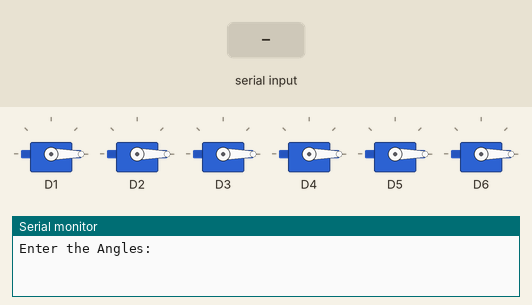
A sketch run on a simulated ESP8266 (NodeMCU). On the bench: 6 × servo, the last lines printed to the serial monitor. Inputs (shaded band) come from the test bench.

Above: at 1.2 s.
1.3 s: "90,45,200\n" received over Serial
At 1.8 s:
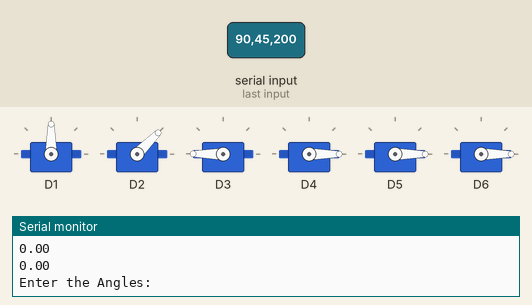
2.8 s: "30,150\n" received over Serial
At 4.0 s:
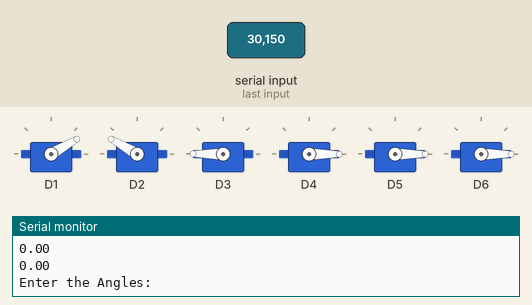
4.3 s: "30,150,10\n" received over Serial
At 5.3 s:
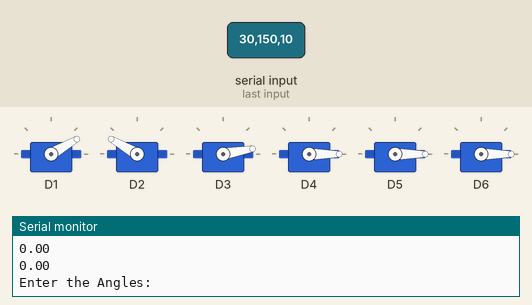
5.8 s: "90,45\n" received over Serial
At 6.4 s:
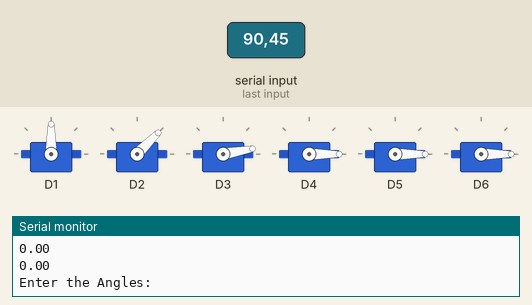
7.3 s: "0\n" received over Serial
At 7.6 s:
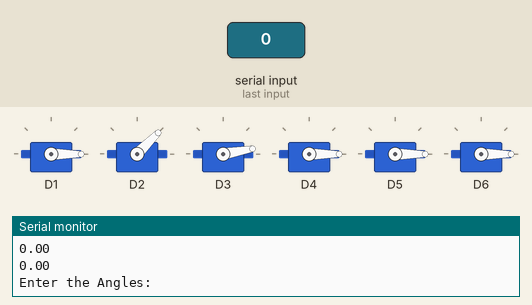
8.8 s: "200\n" received over Serial
At 9.9 s:
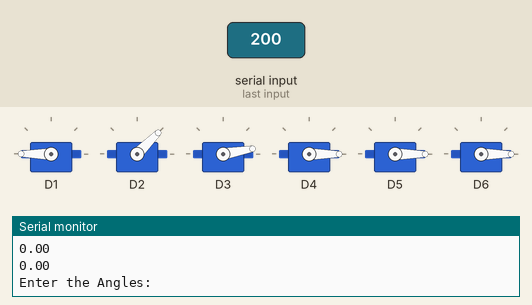
Timing chart, 0 to 11.3 s (numbered marks = the images above; inputs shaded):
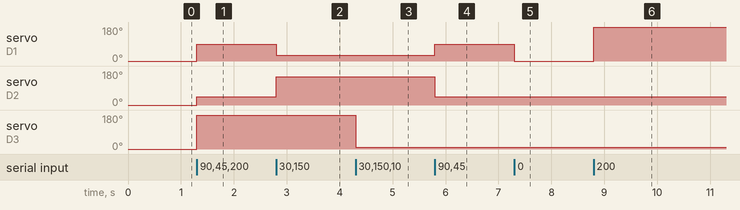

Measured:
- after the input at 1.3 s, servo on D1: 0° → 90° at once; servo on D2: 0° → 45° at once; servo on D3: 0° → 180° at once
- after the input at 2.8 s, servo on D1: 90° → 30° at once; servo on D2: 45° → 150° at once
- after the input at 4.3 s, servo on D3: 180° → 10° at once
- after the input at 5.8 s, servo on D1: 30° → 90° at once; servo on D2: 150° → 45° at once
- after the input at 7.3 s, servo on D1: 90° → 0° at once
- after the input at 8.8 s, servo on D1: 0° → 180° at once

The sketch:

robotic_arm.ino
```cpp
#include <Servo.h>

Servo s1[6];

float angle[6];
String str;


void setup() {
  s1[0].attach(D1);
  s1[1].attach(D2);
  s1[2].attach(D3);
  s1[3].attach(D4);
  s1[4].attach(D5);
  s1[5].attach(D6);


  s1[0].write(0);
  s1[1].write(0);
  s1[2].write(0);
  s1[3].write(0);
  s1[4].write(0);
  s1[5].write(0);

  Serial.begin(9600);
}

void loop() {

  Serial.println("Enter the Angles: ");

    while(Serial.available() == 0){
    }
  	str = Serial.readStringUntil('\n');
  Serial.println(str);

  	int i=0;
    char *ptr = strtok(const_cast<char*>(str.c_str()), ",");
 	while (ptr != NULL && i<6) {
    angle[i++] = atof(ptr);
    ptr = strtok(NULL, ",");

  }
  for(int i=0; i<6;i++){
    s1[i].write(angle[i]);
    Serial.println(angle[i]);
  }

}
```
